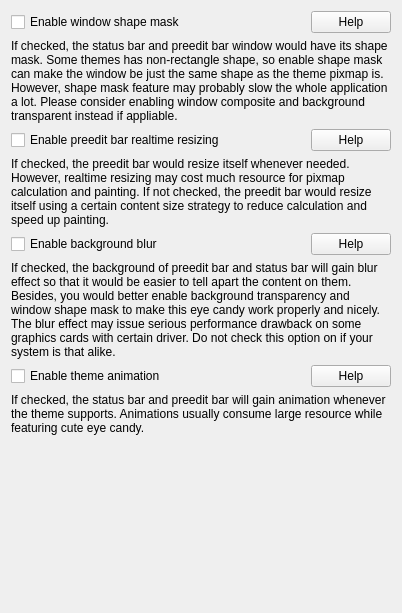
<?xml version="1.0" encoding="UTF-8"?>
<ui version="4.0">
 <class>Performance</class>
 <widget class="QWidget" name="Performance">
  <property name="geometry">
   <rect>
    <x>0</x>
    <y>0</y>
    <width>402</width>
    <height>613</height>
   </rect>
  </property>
  <layout class="QGridLayout" name="gridLayout">
   <item row="0" column="0">
    <widget class="QCheckBox" name="kcfg_EnableWindowMask">
     <property name="sizePolicy">
      <sizepolicy hsizetype="MinimumExpanding" vsizetype="Fixed">
       <horstretch>0</horstretch>
       <verstretch>0</verstretch>
      </sizepolicy>
     </property>
     <property name="text">
      <string>Enable window shape mask</string>
     </property>
    </widget>
   </item>
   <item row="1" column="0" colspan="2">
    <widget class="QLabel" name="WindowMaskLabel">
     <property name="text">
      <string>If checked, the status bar and preedit bar window would have its shape mask. Some themes has non-rectangle shape, so enable shape mask can make the window be just the same shape as the theme pixmap is. However, shape mask feature may probably slow the whole application a lot. Please consider enabling window composite and background transparent instead if appliable.</string>
     </property>
     <property name="textFormat">
      <enum>Qt::PlainText</enum>
     </property>
     <property name="wordWrap">
      <bool>true</bool>
     </property>
     <property name="textInteractionFlags">
      <set>Qt::NoTextInteraction</set>
     </property>
    </widget>
   </item>
   <item row="2" column="0">
    <widget class="QCheckBox" name="kcfg_EnablePreeditResizing">
     <property name="sizePolicy">
      <sizepolicy hsizetype="MinimumExpanding" vsizetype="Fixed">
       <horstretch>0</horstretch>
       <verstretch>0</verstretch>
      </sizepolicy>
     </property>
     <property name="text">
      <string>Enable preedit bar realtime resizing</string>
     </property>
    </widget>
   </item>
   <item row="8" column="0" colspan="2">
    <spacer name="verticalSpacer">
     <property name="orientation">
      <enum>Qt::Vertical</enum>
     </property>
     <property name="sizeHint" stdset="0">
      <size>
       <width>20</width>
       <height>40</height>
      </size>
     </property>
    </spacer>
   </item>
   <item row="0" column="1">
    <widget class="QPushButton" name="pushButton">
     <property name="text">
      <string>Help</string>
     </property>
     <property name="checkable">
      <bool>true</bool>
     </property>
    </widget>
   </item>
   <item row="2" column="1">
    <widget class="QPushButton" name="pushButton_2">
     <property name="text">
      <string>Help</string>
     </property>
     <property name="checkable">
      <bool>true</bool>
     </property>
    </widget>
   </item>
   <item row="3" column="0" colspan="2">
    <widget class="QLabel" name="PreeditResizingLabel">
     <property name="text">
      <string>If checked, the preedit bar would resize itself whenever needed. However, realtime resizing may cost much resource for pixmap calculation and painting. If not checked, the preedit bar would resize itself using a certain content size strategy to reduce calculation and speed up painting.</string>
     </property>
     <property name="textFormat">
      <enum>Qt::PlainText</enum>
     </property>
     <property name="wordWrap">
      <bool>true</bool>
     </property>
    </widget>
   </item>
   <item row="4" column="0">
    <widget class="QCheckBox" name="kcfg_EnableBackgroundBlur">
     <property name="text">
      <string>Enable background blur</string>
     </property>
    </widget>
   </item>
   <item row="4" column="1">
    <widget class="QPushButton" name="pushButton_3">
     <property name="text">
      <string>Help</string>
     </property>
     <property name="checkable">
      <bool>true</bool>
     </property>
    </widget>
   </item>
   <item row="5" column="0" colspan="2">
    <widget class="QLabel" name="BackgroundBlurLabel">
     <property name="text">
      <string>If checked, the background of preedit bar and status bar will gain blur effect so that it would be easier to tell apart the content on them. Besides, you would better enable background transparency and window shape mask to make this eye candy work properly and nicely. The blur effect may issue serious performance drawback on some graphics cards with certain driver. Do not check this option on if your system is that alike.</string>
     </property>
     <property name="wordWrap">
      <bool>true</bool>
     </property>
    </widget>
   </item>
   <item row="6" column="0">
    <widget class="QCheckBox" name="kcfg_EnableThemeAnimation">
     <property name="text">
      <string>Enable theme animation</string>
     </property>
    </widget>
   </item>
   <item row="6" column="1">
    <widget class="QPushButton" name="pushButton_4">
     <property name="text">
      <string>Help</string>
     </property>
     <property name="checkable">
      <bool>true</bool>
     </property>
    </widget>
   </item>
   <item row="7" column="0" colspan="2">
    <widget class="QLabel" name="ThemeAnimationLabel">
     <property name="text">
      <string>If checked, the status bar and preedit bar will gain animation whenever the theme supports. Animations usually consume large resource while featuring cute eye candy.</string>
     </property>
     <property name="wordWrap">
      <bool>true</bool>
     </property>
    </widget>
   </item>
  </layout>
 </widget>
 <resources/>
 <connections>
  <connection>
   <sender>pushButton</sender>
   <signal>toggled(bool)</signal>
   <receiver>WindowMaskLabel</receiver>
   <slot>setVisible(bool)</slot>
   <hints>
    <hint type="sourcelabel">
     <x>349</x>
     <y>22</y>
    </hint>
    <hint type="destinationlabel">
     <x>155</x>
     <y>121</y>
    </hint>
   </hints>
  </connection>
  <connection>
   <sender>pushButton_2</sender>
   <signal>toggled(bool)</signal>
   <receiver>PreeditResizingLabel</receiver>
   <slot>setVisible(bool)</slot>
   <hints>
    <hint type="sourcelabel">
     <x>349</x>
     <y>220</y>
    </hint>
    <hint type="destinationlabel">
     <x>155</x>
     <y>251</y>
    </hint>
   </hints>
  </connection>
  <connection>
   <sender>pushButton_3</sender>
   <signal>toggled(bool)</signal>
   <receiver>BackgroundBlurLabel</receiver>
   <slot>setVisible(bool)</slot>
   <hints>
    <hint type="sourcelabel">
     <x>353</x>
     <y>316</y>
    </hint>
    <hint type="destinationlabel">
     <x>199</x>
     <y>406</y>
    </hint>
   </hints>
  </connection>
  <connection>
   <sender>pushButton_4</sender>
   <signal>toggled(bool)</signal>
   <receiver>ThemeAnimationLabel</receiver>
   <slot>setVisible(bool)</slot>
   <hints>
    <hint type="sourcelabel">
     <x>355</x>
     <y>478</y>
    </hint>
    <hint type="destinationlabel">
     <x>200</x>
     <y>527</y>
    </hint>
   </hints>
  </connection>
 </connections>
</ui>
